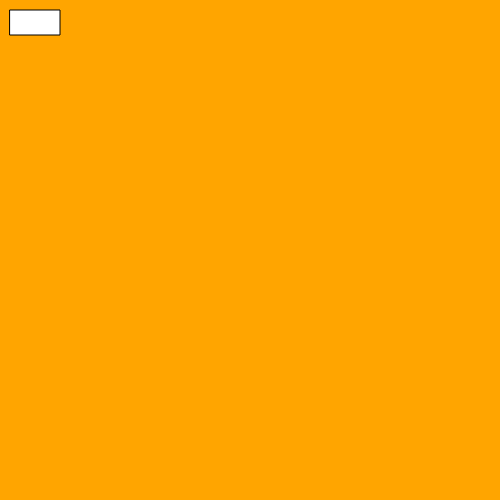
Frame 1 (no input)
Frame 60 (no input): identical to frame 1, image omitted
Frame 120 (the mouse pressed at the canvas centre since frame 60): identical to frame 1, image omitted

The p5.js sketch that drew this single still picture (run headless with seeded random() and noise() and a simulated clock; from frame 60 on, the mouse is pressed at the canvas centre):

// p5.js sketch
// ── sketch.js
let myState = 0;


function setup() {
  createCanvas(500, 500);
}

function draw() {

  switch (myState) {
    case 0:
      background('orange');
      
      break;

    case 1:
      background('purple')

      break;
  }

  fill('white');
  rect(10, 10, 50, 25);
}


function mouseReleased() {


  if ((mouseX > 10) && (mouseX < 60) && (mouseY > 10) && (mouseY < 35)) {

    myState++;
    if (myState > 1) {
      myState = 0;
    }
  }
}
